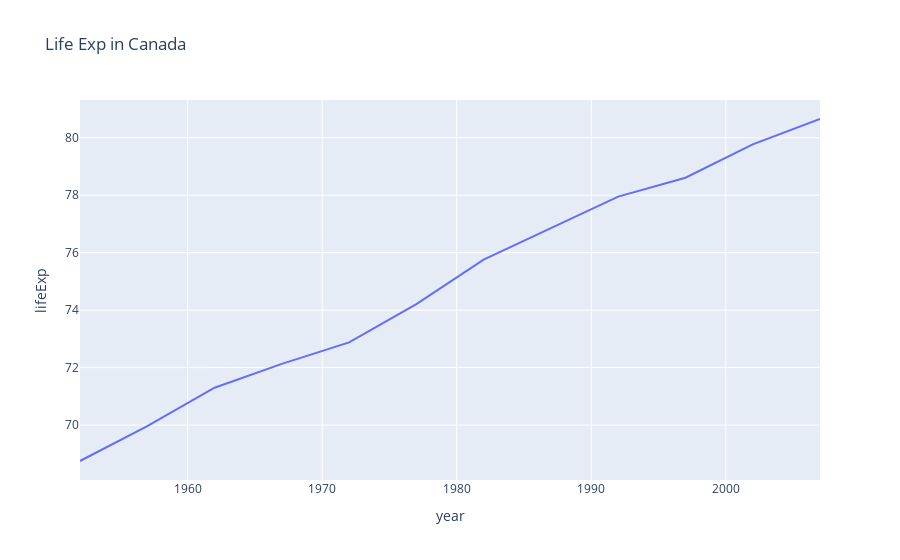

The notebook cell saved with this chart:
### Code cell
px.line(datac, x='year', y='lifeExp', title='Life Exp in Canada')

### Figure 1 — Plotly figure (JSON) as saved in the notebook; plotly's stock layout.template omitted (floating-point values rounded to 4 significant figures)
{"data": [{"hovertemplate": "year=%{x}<br>lifeExp=%{y}<extra></extra>", "legendgroup": "", "line": {"color": "#636efa", "dash": "solid"}, "marker": {"symbol": "circle"}, "mode": "lines", "name": "", "orientation": "v", "showlegend": false, "type": "scatter", "x": [1952, 1957, 1962, 1967, 1972, 1977, 1982, 1987, 1992, 1997, 2002, 2007], "xaxis": "x", "y": [68.75, 69.96, 71.3, 72.13, 72.88, 74.21, 75.76, 76.86, 77.95, 78.61, 79.77, 80.65], "yaxis": "y"}], "layout": {"autosize": true, "legend": {"tracegroupgap": 0}, "title": {"text": "Life Exp in Canada"}, "xaxis": {"anchor": "y", "autorange": true, "domain": [0, 1], "range": [1952, 2007], "title": {"text": "year"}, "type": "linear"}, "yaxis": {"anchor": "x", "autorange": true, "domain": [0, 1], "range": [68.09, 81.31], "title": {"text": "lifeExp"}, "type": "linear"}}}
